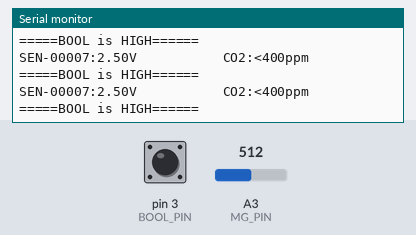
The sketch below on a simulated Arduino Uno, built with avr-gcc and run on an emulated ATmega328P. Shown: the last lines printed to the serial monitor. The test bench sets the inputs (shaded band); at power-on: A3 (MG_PIN) = 512, pin 3 (BOOL_PIN) HIGH.

Above: at 1.2 s.
1.3 s: A3 (MG_PIN) set to 306
At 1.91 s:
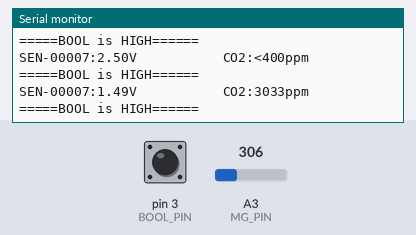
3.5 s: pin 3 (BOOL_PIN) pulled LOW for 1 s
At 4.17 s:
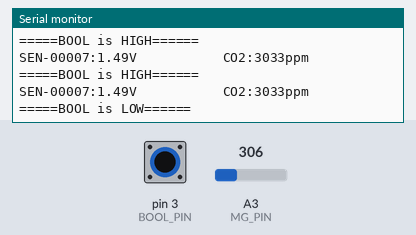
6.0 s: A3 (MG_PIN) set to 410
At 6.43 s:
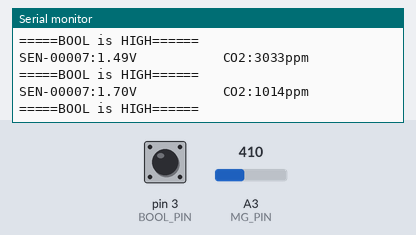

Measured:
- after the input at 1.3 s, the serial monitor: prints a new line after 0.31 s (image 1)
- after the input at 3.5 s, the serial monitor: prints a new line after 0.41 s (image 2)
- after the input at 6.0 s, the serial monitor: prints a new line after 0.13 s (image 3)

The sketch:

co2.ino
```cpp
/*******************Demo for MG-811 Gas Sensor Module V1.1*****************************
Author:  Tiequan Shao: tiequan.shao@sandboxelectronics.com
         Peng Wei:     peng.wei@sandboxelectronics.com

Lisence: Attribution-NonCommercial-ShareAlike 3.0 Unported (CC BY-NC-SA 3.0)

Note:    This piece of source code is supposed to be used as a demostration ONLY. More
         sophisticated calibration is required for industrial field application.

                                                    Sandbox Electronics    2012-05-31
************************************************************************************/

/************************Hardware Related Macros************************************/
#define         MG_PIN                       (A3)     //define which analog input channel you are going to use
#define         BOOL_PIN                     (3)
#define         DC_GAIN                      (8.5)   //define the DC gain of amplifier

/***********************Software Related Macros************************************/
#define         READ_SAMPLE_INTERVAL         (50)    //define how many samples you are going to take in normal operation
#define         READ_SAMPLE_TIMES            (5)     //define the time interval(in milisecond) between each samples in
                                                     //normal operation

/**********************Application Related Macros**********************************/
//These two values differ from sensor to sensor. user should derermine this value.
#define         ZERO_POINT_VOLTAGE           (0.220) //define the output of the sensor in volts when the concentration of CO2 is 400PPM
#define         REACTION_VOLTAGE             (0.020) //define the voltage drop of the sensor when move the sensor from air into 1000ppm CO2

/*****************************Globals***********************************************/
float           CO2Curve[3]  =  {2.602,ZERO_POINT_VOLTAGE,(REACTION_VOLTAGE/(2.602-3))};
                                                     //two points are taken from the curve.
                                                     //with these two points, a line is formed which is
                                                     //"approximately equivalent" to the original curve.
                                                     //data format:{ x, y, slope}; point1: (lg400, 0.324), point2: (lg4000, 0.280)
                                                     //slope = ( reaction voltage ) / (log400 –log1000)

void setup()
{
    Serial.begin(9600);                              //UART setup, baudrate = 9600bps
    pinMode(BOOL_PIN, INPUT);                        //set pin to input
    digitalWrite(BOOL_PIN, HIGH);                    //turn on pullup resistors

   Serial.print("MG-811 Demostration\n");
}

void loop()
{
    int percentage;
    float volts;

    volts = MGRead(MG_PIN);
    Serial.print( "SEN-00007:" );
    Serial.print(volts);
    Serial.print( "V           " );

    percentage = MGGetPercentage(volts,CO2Curve);
    Serial.print("CO2:");
    if (percentage == -1) {
        Serial.print( "<400" );
    } else {
        Serial.print(percentage);
    }

    Serial.print( "ppm" );
    Serial.print("\n");

    if (digitalRead(BOOL_PIN) ){
        Serial.print( "=====BOOL is HIGH======" );
    } else {
        Serial.print( "=====BOOL is LOW======" );
    }

    Serial.print("\n");

    delay(200);
}

/*****************************  MGRead *********************************************
Input:   mg_pin - analog channel
Output:  output of SEN-000007
Remarks: This function reads the output of SEN-000007
************************************************************************************/
float MGRead(int mg_pin)
{
    int i;
    float v=0;

    for (i=0;i<READ_SAMPLE_TIMES;i++) {
        v += analogRead(mg_pin);
        delay(READ_SAMPLE_INTERVAL);
    }
    v = (v/READ_SAMPLE_TIMES) *5/1024 ;
    return v;
}

/*****************************  MQGetPercentage **********************************
Input:   volts   - SEN-000007 output measured in volts
         pcurve  - pointer to the curve of the target gas
Output:  ppm of the target gas
Remarks: By using the slope and a point of the line. The x(logarithmic value of ppm)
         of the line could be derived if y(MG-811 output) is provided. As it is a
         logarithmic coordinate, power of 10 is used to convert the result to non-logarithmic
         value.
************************************************************************************/
int  MGGetPercentage(float volts, float *pcurve)
{
   if ((volts/DC_GAIN )>=ZERO_POINT_VOLTAGE) {
      return -1;
   } else {
      return pow(10, ((volts/DC_GAIN)-pcurve[1])/pcurve[2]+pcurve[0]);
   }
}
```
